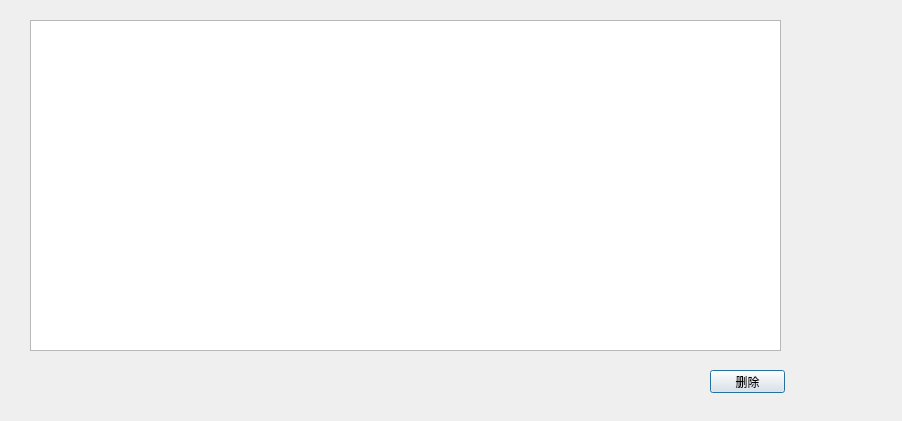
<?xml version="1.0" encoding="UTF-8"?>
<ui version="4.0">
 <class>Dialog_fiidelecte</class>
 <widget class="QDialog" name="Dialog_fiidelecte">
  <property name="geometry">
   <rect>
    <x>0</x>
    <y>0</y>
    <width>902</width>
    <height>421</height>
   </rect>
  </property>
  <property name="windowTitle">
   <string>填空题删除</string>
  </property>
  <widget class="QPushButton" name="pushButton">
   <property name="geometry">
    <rect>
     <x>710</x>
     <y>370</y>
     <width>75</width>
     <height>23</height>
    </rect>
   </property>
   <property name="text">
    <string>删除</string>
   </property>
  </widget>
  <widget class="QTableWidget" name="tableWidget">
   <property name="geometry">
    <rect>
     <x>30</x>
     <y>20</y>
     <width>751</width>
     <height>331</height>
    </rect>
   </property>
  </widget>
 </widget>
 <resources/>
 <connections/>
</ui>
